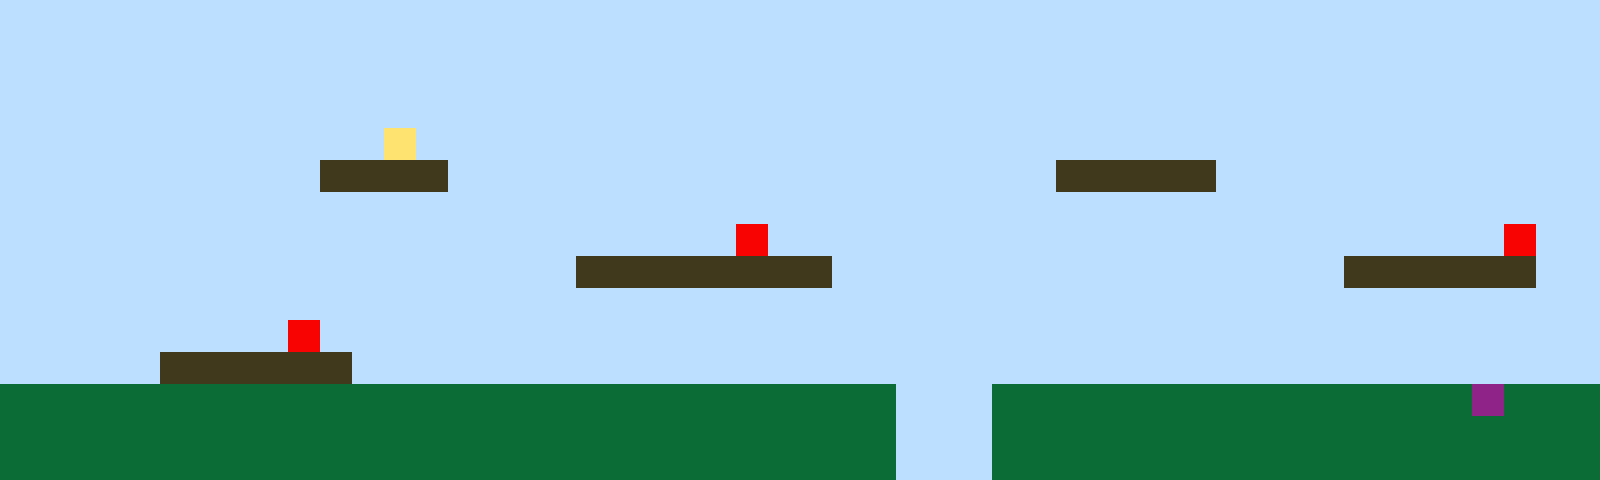

The image is a tile-based game level rendered from a .tmx file. Its description and complete source (layers, tilesets, objects, tile grids) follow:
An orthogonal 50x15 tile map with 32x32 px tiles, 1 tile layer (Tile Layer 1).

<map version="1.10" tiledversion="1.11.2" orientation="orthogonal" renderorder="right-up" width="50" height="15" tilewidth="32" tileheight="32" infinite="0" nextlayerid="2" nextobjectid="1"><editorsettings><export target="map1.csv" format="csv" /></editorsettings><tileset firstgid="1" name="sprites" tilewidth="32" tileheight="32" tilecount="6" columns="3"><image source="sprites.png" width="96" height="64" /></tileset><layer id="1" name="Tile Layer 1" width="50" height="15"><data encoding="csv">1,1,1,1,1,1,1,1,1,1,1,1,1,1,1,1,1,1,1,1,1,1,1,1,1,1,1,1,1,1,1,1,1,1,1,1,1,1,1,1,1,1,1,1,1,1,1,1,1,1,1,1,1,1,1,1,1,1,1,1,1,1,1,1,1,1,1,1,1,1,1,1,1,1,1,1,1,1,1,1,1,1,1,1,1,1,1,1,1,1,1,1,1,1,1,1,1,1,1,1,1,1,1,1,1,1,1,1,1,1,1,1,1,1,1,1,1,1,1,1,1,1,1,1,1,1,1,1,1,1,1,1,1,1,1,1,1,1,1,1,1,1,1,1,1,1,1,1,1,1,1,1,1,1,1,1,1,1,1,1,1,1,1,1,1,1,1,1,1,1,1,1,1,1,1,1,1,1,1,1,1,1,1,1,1,1,1,1,1,1,1,1,1,1,1,1,1,1,1,1,1,1,1,1,1,1,1,1,1,1,1,1,4,1,1,1,1,1,1,1,1,1,1,1,1,1,1,1,1,1,1,1,1,1,1,1,1,1,1,1,1,1,1,1,1,1,1,1,1,1,1,1,1,1,1,1,1,1,1,1,3,3,3,3,1,1,1,1,1,1,1,1,1,1,1,1,1,1,1,1,1,1,1,3,3,3,3,3,1,1,1,1,1,1,1,1,1,1,1,1,1,1,1,1,1,1,1,1,1,1,1,1,1,1,1,1,1,1,1,1,1,1,1,1,1,1,1,1,1,1,1,1,1,1,1,1,1,1,1,1,1,1,1,1,1,1,1,1,1,1,1,1,1,1,1,1,1,1,1,1,1,1,1,1,1,1,1,1,1,1,1,1,1,5,1,1,1,1,1,1,1,1,1,1,1,1,1,1,1,1,1,1,1,1,1,1,1,5,1,1,1,1,1,1,1,1,1,1,1,1,1,1,1,1,1,1,1,1,3,3,3,3,3,3,3,3,1,1,1,1,1,1,1,1,1,1,1,1,1,1,1,1,3,3,3,3,3,3,1,1,1,1,1,1,1,1,1,1,1,1,1,1,1,1,1,1,1,1,1,1,1,1,1,1,1,1,1,1,1,1,1,1,1,1,1,1,1,1,1,1,1,1,1,1,1,1,1,1,1,1,1,1,1,1,1,1,1,1,1,5,1,1,1,1,1,1,1,1,1,1,1,1,1,1,1,1,1,1,1,1,1,1,1,1,1,1,1,1,1,1,1,1,1,1,1,1,1,1,1,1,1,1,1,1,1,3,3,3,3,3,3,1,1,1,1,1,1,1,1,1,1,1,1,1,1,1,1,1,1,1,1,1,1,1,1,1,1,1,1,1,1,1,1,1,1,1,1,1,1,1,2,2,2,2,2,2,2,2,2,2,2,2,2,2,2,2,2,2,2,2,2,2,2,2,2,2,2,2,1,1,1,2,2,2,2,2,2,2,2,2,2,2,2,2,2,2,6,2,2,2,2,2,2,2,2,2,2,2,2,2,2,2,2,2,2,2,2,2,2,2,2,2,2,2,2,2,2,2,1,1,1,2,2,2,2,2,2,2,2,2,2,2,2,2,2,2,2,2,2,2,2,2,2,2,2,2,2,2,2,2,2,2,2,2,2,2,2,2,2,2,2,2,2,2,2,2,2,2,1,1,1,2,2,2,2,2,2,2,2,2,2,2,2,2,2,2,2,2,2,2</data></layer></map>
